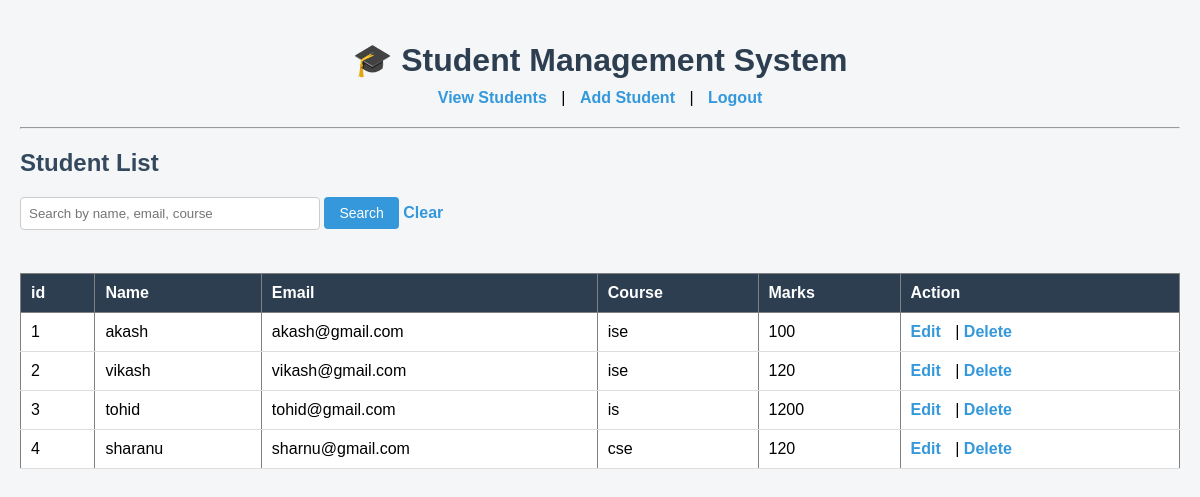
The page / (signed in) on the database its author committed.
### tables this page shows
CREATE TABLE students (
            id INTEGER PRIMARY KEY AUTOINCREMENT,
            name TEXT NOT NULL,
            email TEXT NOT NULL,
            course TEXT NOT NULL,
            marks INTEGER NOT NULL
        );

### app.py (the view)
@app.route("/")
def students():
    if not session.get("admin"):
        return redirect("/login")
    search = request.args.get("search", "")
    conn = get_db()
    cur = conn.cursor()
    if search:
        cur.execute("""
            SELECT * FROM students
            WHERE name LIKE ? OR email LIKE ? OR course LIKE ?
        """, (f"%{search}%", f"%{search}%", f"%{search}%"))
    else:
        cur.execute("SELECT * FROM students")
    data = cur.fetchall()
    conn.close()
    return render_template("students.html", students=data, search=search)

### app.py (called while the page is built)
def get_db():
    return sqlite3.connect("students_database.db")

### templates/students.html (shortened to what this page needs)
{% extends "base.html" %}
{% block content %}
<h2>Student List</h2>
<form method="get" action="/">
    <input
        type="text"
        name="search"
        placeholder="Search by name, email, course"
        value="{{ search }}"
    >
    <button>Search</button>
    <a href="/">Clear</a>
</form>
<br>
<table border="1">
<tr>
  <th>id</th><th>Name</th><th>Email</th>
  <th>Course</th><th>Marks</th><th>Action</th>
</tr>
{% for s in students %}
<tr>
  <td>{{ s[0] }}</td>
  <td>{{ s[1] }}</td>
  <td>{{ s[2] }}</td>
  <td>{{ s[3] }}</td>
  <td>{{ s[4] }}</td>
  <td>
  <a href="/edit/{{ s[0] }}">Edit</a> |
  <a href="/delete/{{ s[0] }}">Delete</a>
</td>
</tr>
{% endfor %}
</table>
{% endblock %}

### templates/base.html (shortened to what this page needs)
<!DOCTYPE html>
<html>
<head>
    <link rel="stylesheet" href="{{ url_for('static', filename='style.css') }}">
</head>
<body>
<div class="header">
    <h1>🎓 Student Management System</h1>
    <div class="nav">
        <a href="/">View Students</a> |
        <a href="/add">Add Student</a> |
        <a href="/logout">Logout</a>
    </div>
</div>
<hr>
{% block content %}{% endblock %}
</body>
</html>

### static/style.css (style rules this page uses)
* { box-sizing: border-box; }
body { font-family: Arial, Helvetica, sans-serif; background-color: #f4f6f8; margin: 0; padding: 20px; }
h1 { color: #2c3e50; margin-bottom: 10px; }
h2 { color: #34495e; }
a { color: #3498db; text-decoration: none; margin-right: 10px; font-weight: bold; }
table { width: 100%; border-collapse: collapse; background-color: #ffffff; margin-top: 15px; }
table th { background-color: #2c3e50; color: #ffffff; padding: 10px; text-align: left; }
table td { padding: 10px; border-bottom: 1px solid #ddd; }
form { margin-top: 15px; }
input[type="text"], input[type="number"], input[type="password"] { width: 300px; padding: 8px; margin-bottom: 10px; border: 1px solid #ccc; border-radius: 4px; }
button { background-color: #3498db; color: white; padding: 8px 15px; border: none; border-radius: 4px; cursor: pointer; font-size: 14px; }
.header { text-align: center; margin-bottom: 20px; }
.nav { margin-top: 10px; }
.nav a { margin: 0 10px; font-weight: bold; }

### rows shown on the page
students: id "1", name "akash", email "akash@gmail.com", course "ise", marks "100"
students: id "2", name "vikash", email "vikash@gmail.com", course "ise", marks "120"
students: id "3", name "tohid", email "tohid@gmail.com", course "is", marks "1200"
students: id "4", name "sharanu", email "sharnu@gmail.com", course "cse", marks "120"
